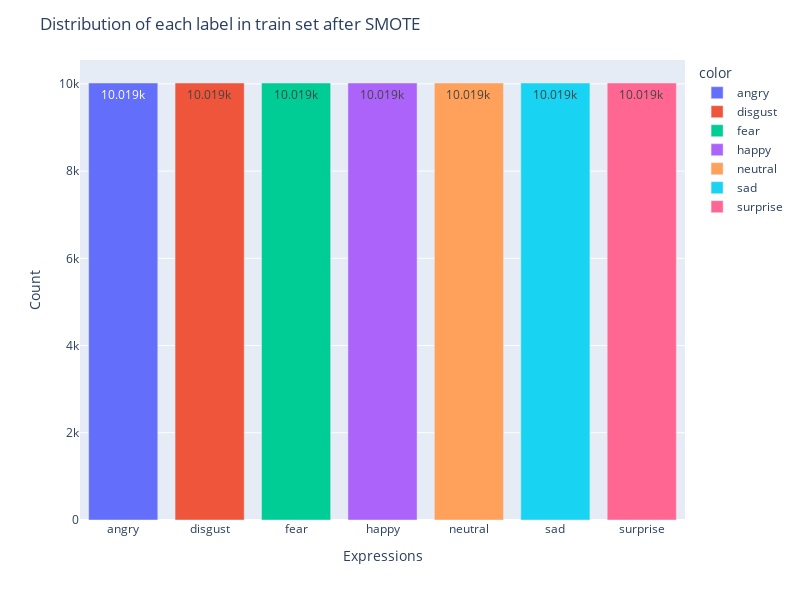

Notebook source saved alongside this figure:
### Code cell
class_count_in_train_smote_set = np.sum(y_train_smote, axis=0)
fig = px.bar(x=labels, y=class_count_in_train_smote_set, color=labels)

fig.update_layout(
    title="Distribution of each label in train set after SMOTE",
    xaxis_title="Expressions",
    yaxis_title="Count",
    height=600,
    width=800,
)

fig.update_traces(texttemplate="%{y}", textposition="inside")

fig.show()

### Figure 1 — Plotly figure (JSON) as saved in the notebook; plotly's stock layout.template omitted (floating-point values rounded to 4 significant figures)
{"data": [{"alignmentgroup": "True", "hovertemplate": "color=angry<br>x=%{x}<br>y=%{y}<extra></extra>", "legendgroup": "angry", "marker": {"color": "#636efa", "pattern": {"shape": ""}}, "name": "angry", "offsetgroup": "angry", "orientation": "v", "showlegend": true, "textposition": "inside", "texttemplate": "%{y}", "type": "bar", "x": ["angry"], "xaxis": "x", "y": [10019], "yaxis": "y"}, {"alignmentgroup": "True", "hovertemplate": "color=disgust<br>x=%{x}<br>y=%{y}<extra></extra>", "legendgroup": "disgust", "marker": {"color": "#EF553B", "pattern": {"shape": ""}}, "name": "disgust", "offsetgroup": "disgust", "orientation": "v", "showlegend": true, "textposition": "inside", "texttemplate": "%{y}", "type": "bar", "x": ["disgust"], "xaxis": "x", "y": [10019], "yaxis": "y"}, {"alignmentgroup": "True", "hovertemplate": "color=fear<br>x=%{x}<br>y=%{y}<extra></extra>", "legendgroup": "fear", "marker": {"color": "#00cc96", "pattern": {"shape": ""}}, "name": "fear", "offsetgroup": "fear", "orientation": "v", "showlegend": true, "textposition": "inside", "texttemplate": "%{y}", "type": "bar", "x": ["fear"], "xaxis": "x", "y": [10019], "yaxis": "y"}, {"alignmentgroup": "True", "hovertemplate": "color=happy<br>x=%{x}<br>y=%{y}<extra></extra>", "legendgroup": "happy", "marker": {"color": "#ab63fa", "pattern": {"shape": ""}}, "name": "happy", "offsetgroup": "happy", "orientation": "v", "showlegend": true, "textposition": "inside", "texttemplate": "%{y}", "type": "bar", "x": ["happy"], "xaxis": "x", "y": [10019], "yaxis": "y"}, {"alignmentgroup": "True", "hovertemplate": "color=neutral<br>x=%{x}<br>y=%{y}<extra></extra>", "legendgroup": "neutral", "marker": {"color": "#FFA15A", "pattern": {"shape": ""}}, "name": "neutral", "offsetgroup": "neutral", "orientation": "v", "showlegend": true, "textposition": "inside", "texttemplate": "%{y}", "type": "bar", "x": ["neutral"], "xaxis": "x", "y": [10019], "yaxis": "y"}, {"alignmentgroup": "True", "hovertemplate": "color=sad<br>x=%{x}<br>y=%{y}<extra></extra>", "legendgroup": "sad", "marker": {"color": "#19d3f3", "pattern": {"shape": ""}}, "name": "sad", "offsetgroup": "sad", "orientation": "v", "showlegend": true, "textposition": "inside", "texttemplate": "%{y}", "type": "bar", "x": ["sad"], "xaxis": "x", "y": [10019], "yaxis": "y"}, {"alignmentgroup": "True", "hovertemplate": "color=surprise<br>x=%{x}<br>y=%{y}<extra></extra>", "legendgroup": "surprise", "marker": {"color": "#FF6692", "pattern": {"shape": ""}}, "name": "surprise", "offsetgroup": "surprise", "orientation": "v", "showlegend": true, "textposition": "inside", "texttemplate": "%{y}", "type": "bar", "x": ["surprise"], "xaxis": "x", "y": [10019], "yaxis": "y"}], "layout": {"barmode": "relative", "height": 600, "legend": {"title": {"text": "color"}, "tracegroupgap": 0}, "margin": {"t": 60}, "title": {"text": "Distribution of each label in train set after SMOTE"}, "width": 800, "xaxis": {"anchor": "y", "domain": [0, 1], "title": {"text": "Expressions"}}, "yaxis": {"anchor": "x", "domain": [0, 1], "title": {"text": "Count"}}}}
